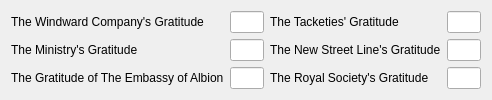
          <widget class="QWidget" name="page_6">
           <property name="geometry">
            <rect>
             <x>0</x>
             <y>0</y>
             <width>492</width>
             <height>90</height>
            </rect>
           </property>
           <attribute name="label">
            <string>Gratitudes</string>
           </attribute>
           <layout class="QGridLayout" name="gridLayout_9">
            <item row="0" column="3">
             <widget class="QLabel" name="label_46">
              <property name="text">
               <string>The Tacketies' Gratitude</string>
              </property>
             </widget>
            </item>
            <item row="0" column="0">
             <widget class="QLabel" name="label_45">
              <property name="text">
               <string>The Windward Company's Gratitude</string>
              </property>
             </widget>
            </item>
            <item row="0" column="4">
             <widget class="QLineEdit" name="lineEdit_Poss_Gratitude_Tacketies"/>
            </item>
            <item row="1" column="0">
             <widget class="QLabel" name="label_47">
              <property name="text">
               <string>The Ministry's Gratitude</string>
              </property>
             </widget>
            </item>
            <item row="1" column="2">
             <spacer name="horizontalSpacer_10">
              <property name="orientation">
               <enum>Qt::Horizontal</enum>
              </property>
              <property name="sizeHint" stdset="0">
               <size>
                <width>40</width>
                <height>20</height>
               </size>
              </property>
             </spacer>
            </item>
            <item row="0" column="1">
             <widget class="QLineEdit" name="lineEdit_Poss_Gratitudes_Windward"/>
            </item>
            <item row="1" column="1">
             <widget class="QLineEdit" name="lineEdit_Poss_Gratitude_Ministry"/>
            </item>
            <item row="1" column="3">
             <widget class="QLabel" name="label_48">
              <property name="text">
               <string>The New Street Line's Gratitude</string>
              </property>
             </widget>
            </item>
            <item row="1" column="4">
             <widget class="QLineEdit" name="lineEdit_Poss_Gratitude_NSL"/>
            </item>
            <item row="0" column="2">
             <spacer name="horizontalSpacer_9">
              <property name="orientation">
               <enum>Qt::Horizontal</enum>
              </property>
              <property name="sizeHint" stdset="0">
               <size>
                <width>40</width>
                <height>20</height>
               </size>
              </property>
             </spacer>
            </item>
            <item row="2" column="0">
             <widget class="QLabel" name="label_49">
              <property name="text">
               <string>The Gratitude of The Embassy of Albion</string>
              </property>
             </widget>
            </item>
            <item row="2" column="1">
             <widget class="QLineEdit" name="lineEdit_Poss_Gratitude_Embassy"/>
            </item>
            <item row="2" column="2">
             <spacer name="horizontalSpacer_11">
              <property name="orientation">
               <enum>Qt::Horizontal</enum>
              </property>
              <property name="sizeHint" stdset="0">
               <size>
                <width>40</width>
                <height>20</height>
               </size>
              </property>
             </spacer>
            </item>
            <item row="2" column="3">
             <widget class="QLabel" name="label_50">
              <property name="text">
               <string>The Royal Society's Gratitude</string>
              </property>
             </widget>
            </item>
            <item row="2" column="4">
             <widget class="QLineEdit" name="lineEdit_Poss_Gratitude_Society"/>
            </item>
           </layout>
          </widget>
